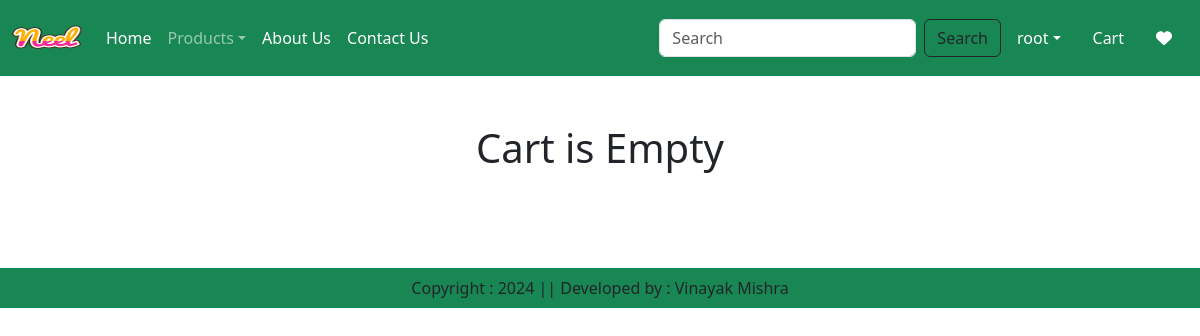
The app's page /cart/ (signed in), older data.
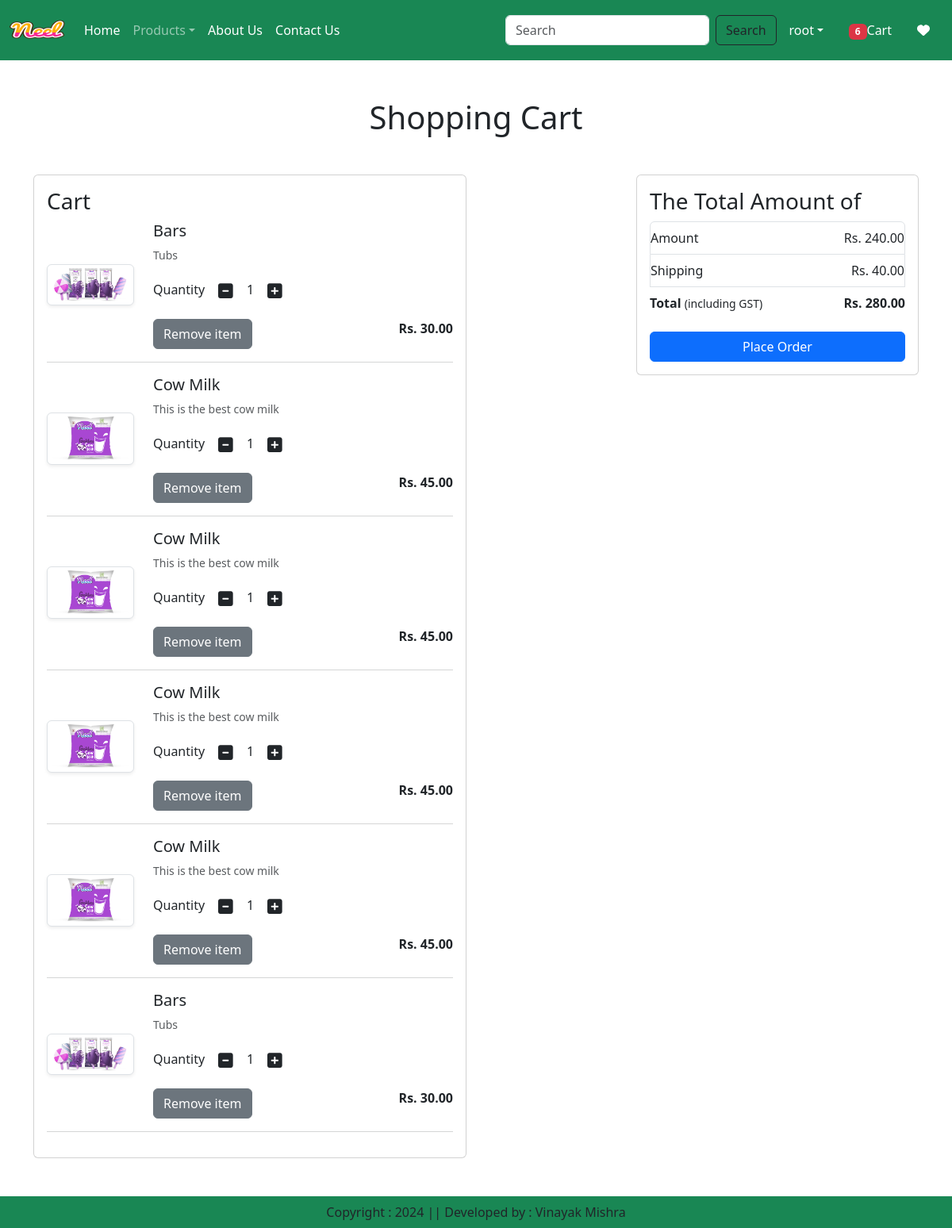
The same page, newer data.
### app/models.py (models this page shows, shortened)
class Cart(models.Model):
    user = models.ForeignKey(User,on_delete=models.CASCADE)
    product = models.ForeignKey(Product,on_delete=models.CASCADE)
    quantity = models.PositiveIntegerField(default=1)

class Product(models.Model):
    title = models.CharField(max_length=200)
    description = models.TextField()
    discounted_price = models.DecimalField(max_digits=10, decimal_places=2)
    selling_price = models.DecimalField(max_digits=10, decimal_places=2)
    category = models.CharField(max_length=100)
    product_image = models.ImageField(upload_to='products/')
    slug = models.SlugField(max_length=100, unique=True, blank=True)

### app/views.py (the view)
# urls.py: path('cart/', views.show_cart, name='showcart'),
@login_required
def show_cart(request):
    user = request.user
    cart = Cart.objects.filter(user=user)
    totalitem = 0
    wishlitem = 0
    if request.user.is_authenticated:
        totalitem = len(Cart.objects.filter(user=request.user))
        wishitem = len(Wishlist.objects.filter(user=request.user))
    amount = 0
    for p in cart:
        value = p.quantity * p.product.discounted_price
        amount = amount + value
    totalamount = amount + 40
    return render(request, 'app/addtocart.html',locals())

### app/templates/app/addtocart.html (shortened to what this page needs)
{% extends 'app/base.html' %}
{% load static %}
{% block main-content %}
<div class="container my-5">
    <div class="row">
        {% if cart %}
        <h1 class="text-center mb-5">Shopping Cart</h1>
        <div class="col-sm-6">
            <div class="card">
                <div class="card-body">
                    <h3>Cart</h3>
                    {% for item in cart %}
                    <div class="row mb-3">
                        <div class="col-sm-3 text-center align-self-center">
                            <img src="{{ item.product.product_image.url }}" alt="{{ item.product.title }}" class="img-fluid img-thumbnail shadow-sm" height="150" width="150">
                        </div>
                        <div class="col-sm-9">
                            <div>
                                <h5>{{ item.product.title }}</h5>
                                <p class="mb-2 text-muted small">{{ item.product.description }}</p>
                                <div class="my-3">
                                    <label for="quantity">Quantity</label>
                                    <a href="#" class="minus-cart btn" pid="{{ item.product.id }}"><i class="fas fa-minus-square fa-lg"></i></a>
                                    <span id="quantity-{{ item.product.id }}">{{ item.quantity }}</span>
                                    <a href="#" class="plus-cart btn" pid="{{ item.product.id }}"><i class="fas fa-plus-square fa-lg"></i></a>
                                </div>
                                <div id="cart-item-{{ item.product.id }}" class="d-flex justify-content-between">
                                    <a href="#" class="remove-cart btn btn-secondary" pid="{{ item.product.id }}">Remove item</a>
                                    <p class="mb-0"><span><strong>Rs. {{ item.product.discounted_price }}</strong></span></p>
                                </div>
                            </div>
                        </div>
                    </div>
                    <hr class="text-muted">
                    {% endfor %}
                </div>
            </div>
        </div>
        <div class="col-sm-4 offset-sm-2">
            <div class="card">
                <div class="card-body">
                    <h3>The Total Amount of</h3>
                    <ul class="list-group">
                        <li class="list-group-item d-flex justify-content-between align-items-center px-0">
                            Amount
                            <span id="amount">Rs. {{ amount }}</span>
                        </li>
                        <li class="list-group-item d-flex justify-content-between align-items-center px-0">
                            Shipping
                            <span>Rs. 40.00</span>
                        </li>
                        <li class="list-group-item d-flex justify-content-between align-items-center border-0 px-0 mb-3">
                            <div>
                                <strong>Total</strong>
                                <small>(including GST)</small>
                            </div>
                            <span id="totalamount"><strong>Rs. {{ totalamount }}</strong></span>
                        </li>
                    </ul>
                    <div class="d-grid">
                        <a href="{% url 'checkout' %}" class="btn btn-primary">Place Order</a>
                    </div>
                </div>
            </div>
        </div>
        {% else %}
        <h1 class="text-center mb-5">Cart is Empty</h1>
        {% endif %}
    </div>
</div>
{% endblock main-content %}

### app/templates/app/base.html (shortened to what this page needs)
{% load static %}
<!DOCTYPE html>
<html lang="en">
<head>
    <link href="https://cdn.jsdelivr.net/npm/bootstrap@5.3.3/dist/css/bootstrap.min.css" rel="stylesheet">
    <link rel="stylesheet" href="https://cdnjs.cloudflare.com/ajax/libs/font-awesome/6.0.0-beta3/css/all.min.css">
    <link rel="stylesheet" href="{% static 'app/css/owl.carousel.min.css' %}"/>
    <link rel="stylesheet" href="{% static 'app/css/all.min.css' %}"/>
    <link rel="stylesheet" href="{% static 'app/css/style.css' %}"/>
</head>
<body>
    <nav class="navbar navbar-expand-lg navbar-dark bg-success">
        <div class="container-fluid">
            <a class="navbar-brand" href="#"><img src="{% static 'app/images/product/neel.png' %}" width="70" height="50" alt="Brand Logo"></a>
            <div class="collapse navbar-collapse" id="navbarSupportedContent">
                <ul class="navbar-nav me-auto mb-2 mb-lg-0">
                    {% if request.user.is_authenticated %}
                    <li class="nav-item">
                        <a class="nav-link active" aria-current="page" href="/">Home</a>
                    </li>
                    <li class="nav-item dropdown">
                        <a class="nav-link dropdown-toggle" href="#" role="button" data-bs-toggle="dropdown" aria-expanded="false">Products</a>
                    </li>
                    <li class="nav-item">
                        <a class="nav-link text-white" href="{% url 'about' %}">About Us</a>
                    </li>
                    <li class="nav-item">
                        <a class="nav-link text-white" href="{% url 'contact' %}">Contact Us</a>
                    </li>
                </ul>
                <form class="d-flex" role="search" action="/search">
                    <input class="form-control me-2" type="search" placeholder="Search" aria-label="Search" name="search">
                    <button class="btn btn-outline-dark " type="submit">Search</button>
                </form>
            </div>
            <ul class="navbar-nav ms-auto mb-2 mb-lg-0">
                <li class="dropdown mx-2 nav-item">
                    <a class="nav-link dropdown-toggle text-white" href="#" id="profileDropdown" role="button" data-bs-toggle="dropdown" aria-expanded="false">{{ request.user.username }}</a>
                </li>
                <li class="nav-item mx-2">
                    <a href="{% url 'showcart' %}" class="nav-link text-white"> <span class="badge bg-danger">{% if totalitem > 0 %} {{totalitem}} {% endif %}</span>Cart</a>
                </li>
                <li class="nav-item mx-2">
                    <a href="{% url 'showwishlist' %}" class="nav-link text-white"> <i class="fa fa-heart"></i></a>
                </li>
                {% endif %}
            </ul>
        </div>
    </nav>
    {% block main-content %}{% endblock %}
    <footer class="container-fluid bg-success text-center p-2 mt-5">
        Copyright : 2024 || Developed by : Vinayak Mishra
    </footer>
</body>
</html>

Row changes from the older to the newer data that the page shows:
added Cart: product.product_image (picture), product "Bars", product.description "Tubs", quantity "1", product.discounted_price "30.00"
added Cart: product.product_image (picture), product "Cow Milk", product.description "This is the best cow milk", quantity "1", product.discounted_price "45.00"
added Cart: product.product_image (picture), product "Cow Milk", product.description "This is the best cow milk", quantity "1", product.discounted_price "45.00"
added Cart: product.product_image (picture), product "Cow Milk", product.description "This is the best cow milk", quantity "1", product.discounted_price "45.00"
added Cart: product.product_image (picture), product "Cow Milk", product.description "This is the best cow milk", quantity "1", product.discounted_price "45.00"
added Cart: product.product_image (picture), product "Bars", product.description "Tubs", quantity "1", product.discounted_price "30.00"
Text that changed along with them:
{{ totalitem }}: (not shown) → "6"
{{ amount }}: (not shown) → "240.00"
{{ totalamount }}: (not shown) → "280.00"
text no longer shown: "Cart is Empty"
text now shown: "Shopping Cart Cart The Total Amount of Amount Rs. Shipping Rs. 40.00 Total (including GST) Rs. Place Order"
